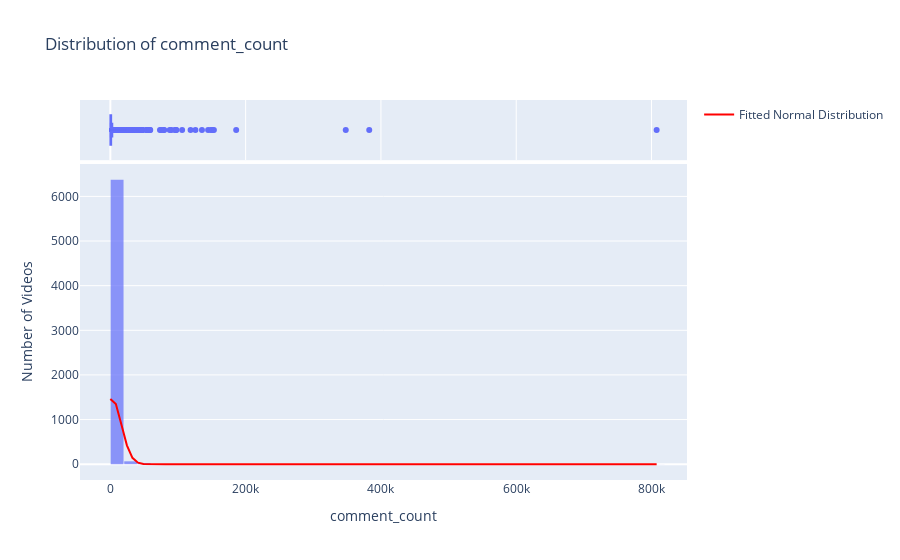

Notebook source saved alongside this figure:
### Markdown cell above
Dislikes-  The distribution of dislikes is also right-skewed, although not as extreme as the likes and views distributions. This suggests that a smaller proportion of videos receive high dislike counts compared to high like or view counts. Most of the videos receive relatively low number of dislikes. This suggests that very few videos fail to capture the audience whereas most of the videos are able to perform well because of the audience diversity in India. This can be an important metric for  creators to improve upon their work if a video falls below a certain level in the society.

### Code cell
data = df["comment_count"]
mu, std = stats.norm.fit(data)
fig = px.histogram(data_frame=data,x="comment_count",nbins=50,marginal = "box", title="Distribution of comment_count",opacity=0.7)
xmin, xmax = data.min(), data.max()
x = np.linspace(xmin, xmax, 100)
p = stats.norm.pdf(x, mu, std)
fig.add_trace(go.Scatter(x=x, y=p * data.shape[0] * (xmax - xmin) / 100, mode='lines',line=dict(color='red', width=2),name='Fitted Normal Distribution'))
fig.update_layout(xaxis_title="comment_count", yaxis_title="Number of Videos", bargap=0.05)
fig.show()

### Figure 1 — Plotly figure (JSON) as saved in the notebook; plotly's stock layout.template omitted (floating-point values rounded to 4 significant figures; data arrays with more than 128 entries replaced by an {"elided": "..."} marker saying what was removed)
{"data": [{"alignmentgroup": "True", "bingroup": "x", "hovertemplate": "comment_count=%{x}<br>count=%{y}<extra></extra>", "legendgroup": "", "marker": {"color": "#636efa", "opacity": 0.7, "pattern": {"shape": ""}}, "name": "", "nbinsx": 50, "offsetgroup": "", "orientation": "v", "showlegend": false, "type": "histogram", "x": {"elided": "6483 int values"}, "xaxis": "x", "yaxis": "y"}, {"alignmentgroup": "True", "hovertemplate": "comment_count=%{x}<extra></extra>", "legendgroup": "", "marker": {"color": "#636efa"}, "name": "", "notched": true, "offsetgroup": "", "showlegend": false, "type": "box", "x": {"elided": "6483 int values"}, "xaxis": "x2", "yaxis": "y2"}, {"line": {"color": "red", "width": 2}, "mode": "lines", "name": "Fitted Normal Distribution", "type": "scatter", "x": [0, 8157.0, 16310.0, 24470.0, 32630.0, 40790.0, 48940.0, 57100.0, 65260.0, 73410.0, 81570.0, 89730.0, 97890.0, 106000.0, 114200.0, 122400.0, 130500.0, 138700.0, 146800.0, 155000.0, 163100.0, 171300.0, 179500.0, 187600.0, 195800.0, 203900.0, 212100.0, 220200.0, 228400.0, 236600.0, 244700.0, 252900.0, 261000.0, 269186, 277300.0, 285500.0, 293700.0, 301800.0, 310000.0, 318100.0, 326300.0, 334400.0, 342600.0, 350800.0, 358900.0, 367100.0, 375200.0, 383400.0, 391500.0, 399700.0, 407900.0, 416000.0, 424200.0, 432300.0, 440500.0, 448600.0, 456800.0, 465000.0, 473100.0, 481300.0, 489400.0, 497600.0, 505700.0, 513900.0, 522100.0, 530200.0, 538372, 546500.0, 554700.0, 562800.0, 571000.0, 579200.0, 587300.0, 595500.0, 603600.0, 611800.0, 619900.0, 628100.0, 636300.0, 644400.0, 652600.0, 660700.0, 668900.0, 677000.0, 685200.0, 693400.0, 701500.0, 709700.0, 717800.0, 726000.0, 734100.0, 742300.0, 750500.0, 758600.0, 766800.0, 774900.0, 783100.0, 791200.0, 799400.0, 807558], "y": [1463.0, 1349.0, 891.6, 422.0, 143.1, 34.74, 6.042, 0.7527, 0.06717, 0.004293, 0.0001966, 6.446e-06, 1.514e-07, 2.548e-09, 3.07e-11, 2.65e-13, 1.639e-15, 7.257e-18, 2.302e-20, 5.23e-23, 8.513e-26, 9.924e-29, 8.286e-32, 4.956e-35, 2.123e-38, 6.515e-42, 1.432e-45, 2.254e-49, 2.542e-53, 2.053e-57, 1.188e-61, 4.923e-66, 1.461e-70, 3.107e-75, 4.732e-80, 5.161e-85, 4.033e-90, 2.257e-95, 9.048e-101, 2.598e-106, 5.343e-112, 7.871e-118, 8.305e-124, 6.277e-130, 3.398e-136, 1.318e-142, 3.66e-149, 7.282e-156, 1.038e-162, 1.059e-169, 7.743e-177, 4.055e-184, 1.521e-191, 4.087e-199, 7.865e-207, 1.084e-214, 1.07e-222, 7.571e-231, 3.835e-239, 1.392e-247, 3.617e-256, 6.733e-265, 8.977e-274, 8.574e-283, 5.866e-292, 2.874e-301, 1.009e-310, 0, 0, 0, 0, 0, 0, 0, 0, 0, 0, 0, 0, 0, 0, 0, 0, 0, 0, 0, 0, 0, 0, 0, 0, 0, 0, 0, 0, 0, 0, 0, 0, 0]}], "layout": {"bargap": 0.05, "barmode": "relative", "legend": {"tracegroupgap": 0}, "title": {"text": "Distribution of comment_count"}, "xaxis": {"anchor": "y", "domain": [0, 1], "title": {"text": "comment_count"}}, "xaxis2": {"anchor": "y2", "domain": [0, 1], "matches": "x", "showgrid": true, "showticklabels": false}, "yaxis": {"anchor": "x", "domain": [0, 0.8316], "title": {"text": "Number of Videos"}}, "yaxis2": {"anchor": "x2", "domain": [0.8416, 1], "matches": "y2", "showgrid": false, "showline": false, "showticklabels": false, "ticks": ""}}}
